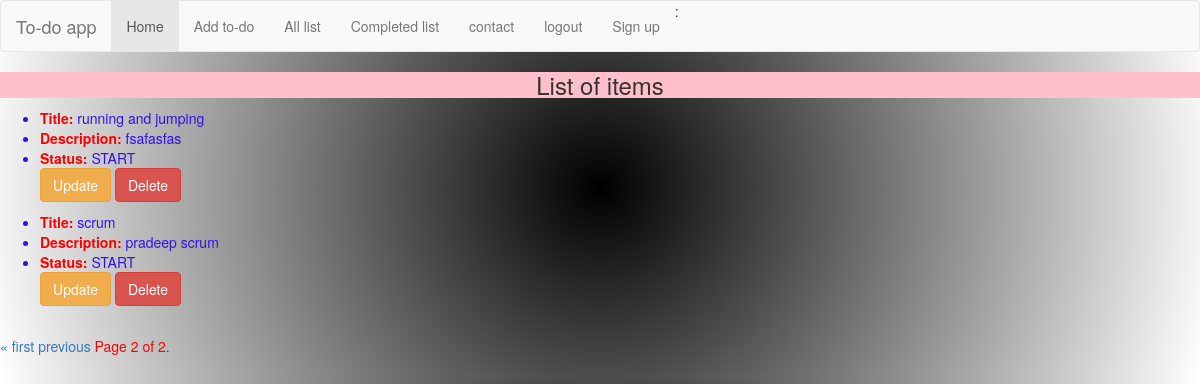
Page /tlist/?page=2 (signed in) on the committed database.
### todoapp/models.py (models this page shows, shortened)
class TodoListModel(models.Model):
    STATUS_CHOICES =(
    ("START", "START"),
    ("IN-PROGRESS", "IN-PROGRESS"),
    ("DONE", "DONE"),
    )
    title = models.CharField(max_length=100)
    details=models.TextField(max_length=200)
    status=models.CharField(max_length=20,choices=STATUS_CHOICES)
    user = models.ForeignKey(User,on_delete=models.CASCADE)

### todoapp/views.py (the view)
# urls.py: path('tlist/',views.list_view,name='tlist'),
def list_view(request):
    total_list=TodoListModel.objects.filter(user=request.user)
    paginator=Paginator(total_list,3)
    page_number = request.GET.get('page')
    try:
        total_list=paginator.page(page_number)
    except PageNotAnInteger:
        total_list=paginator.page(1)
    except EmptyPage:
        sdata=paginator.page(paginator.num_pages)
    return render(request,'todoapp/total_list.html',{'total_list':total_list})

### todoapp/templates/todoapp/total_list.html (shortened to what this page needs)
{% extends 'todoapp/base.html' %}
{% load static %}
{% block content %}
<center><h3>List of items</h3></center>
{% for todo in total_list %}
<ul>
<li><b>Title: </b>{{todo.title}}</li>
<li><b>Description: </b>{{todo.details}}</li>
<li><b>Status: </b>{{todo.status}} </li>
<a href="/update/{{todo.id}}" class='btn btn-warning'>Update</a>
<a href="/delete/{{todo.id}}" class='btn btn-danger'>Delete</a>
</ul>
{% endfor %}
<div class="pagination">
    <span class="step-links">
        {% if total_list.has_previous %}
            <a href="?page=1">&laquo; first</a>
            <a href="?page={{ total_list.previous_page_number }}">previous</a>
        {% endif %}
        <span class="current">
            Page {{ total_list.number }} of {{ total_list.paginator.num_pages }}.
        </span>
    </span>
</div>
{% endblock %}

### todoapp/static/css/demo.css (style rules this page uses)
label,span,input { color: white; }
h1,h3 { background-color: pink; }
a,b { color:red; }
li { color:#3210eb; }
body { background: radial-gradient(circle, black, white); }
.current { color:red; }

### rows in the picture
TodoListModel: title "running and jumping", details "fsafasfas", status "START"
TodoListModel: title "scrum", details "pradeep scrum", status "START"

### other values in the picture
{{ total_list.number }} "2"
{{ total_list.paginator.num_pages }} "2"
